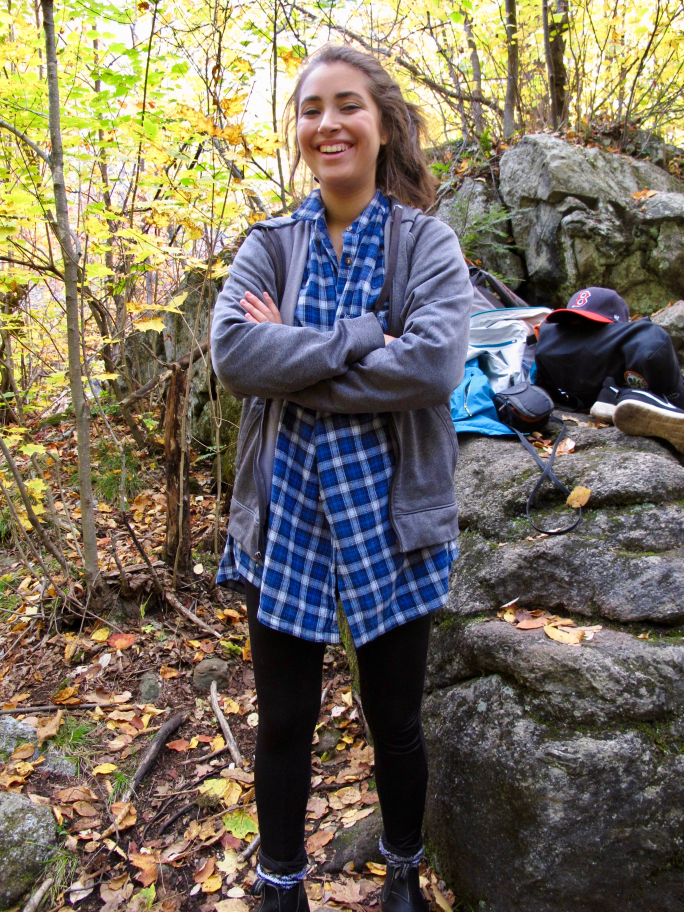
#> input picture Assignment2/images/Rebecca1.jpg, 2736 x 3648 px (shown at 1/4 size)
$ python FeatureMatching.py   (Python 2 division)
#> lines starting #> are read from the running program, lines starting #| are printed output that depends on the picture
### Assignment3/pictureLogger.py
'''
    This class is a tool that lets you see the history of images as you apply
    transformations to them.

    IT IS SO UNBELIEVABLY USEFUL FOR COMPUTER VISION IT CAN'T BE IGNORED

'''
import logging
from logging import FileHandler

import imutils
from vlogging import VisualRecord

LOGGING_ON = True


class imageLogger():
    '''
        Class that enables you to log images. To use this class just import it, instantiate it 'imageLogger()'\n
        and then use the il.log(image,**args)
    '''

    def __init__(self):
        url = "Logging.html"
        self.url = url
        self.logger = logging.getLogger(url)
        if LOGGING_ON:
            self.logger.setLevel(logging.DEBUG)
        else:
            self.logger.setLevel(logging.INFO)
        fh = FileHandler("Logging.html", mode="w")
        self.logger.addHandler(fh)

    def log(self, image, desc="no description", fmt="png", size=1600, title="Logging"):
        '''
        Takes as input a raw image and logs it to an html file for easy viewing
        'image':The raw image
        'desc':A description of the image (optional)
        'fmt':The format to output the image (optional)
        'size':The size to output the image to (optional)
        'title':The title of the image
        '''
        if LOGGING_ON:
            try:
                image = imutils.resize(image, width=size)
                self.logger.debug(VisualRecord(title, image, desc, fmt=fmt))
            except Exception as e:
                print (e)
                print ("catch")

    if __name__ == '__main__':
        print("logging")

### Assignment2/FeatureMatching.py
import cv2 as cv2
import numpy as np
import warnings

from Assignment3.pictureLogger import imageLogger

warnings.filterwarnings("ignore")

il = imageLogger()

DEBUG = True


def resizeImage(image, dbug=DEBUG):
    if dbug:
        image = cv2.resize(image, (480, 640))
        # image = cv2.resize(image, (120, 160))
        # image = cv2.resize(image, (1920, 2560))
    else:
        image = cv2.resize(image, (1920, 2560))
    return image


def match(im1, im2):
    """
    Will apply the sift feature matching algorithm to 2 images
    The majority of the algorithm / code has been taken from this source below
    CITATION: http://docs.opencv.org/trunk/dc/dc3/tutorial_py_matcher.html
    :param im1:
    :param im2:
    :return:
    """
    '''
        First thing to do is to get the sift features
    '''
    print ("Computing the sift feature descriptors...")
    sift_1, sift_2 = cv2.xfeatures2d.SIFT_create(), cv2.xfeatures2d.SIFT_create()
    kp1, des1 = sift_1.detectAndCompute(im1, None)
    kp2, des2 = sift_2.detectAndCompute(im2, None)

    print ("Use the BF matcher to find the good matches between images")
    bf = cv2.BFMatcher()
    matches = bf.knnMatch(des1, des2, k=2)

    print ("Pick the top 50 matches")
    bestMatches = []
    for m, n in matches:
        if m.distance < 0.75 * n.distance:
            bestMatches.append((m, n))

    # Sort the matches by distance
    bMatches = sorted(bestMatches, key=lambda x: x[1].distance, reverse=False)[:50]

    print "Draw the matches"
    newIm = cv2.drawMatchesKnn(im1, kp1, im2, kp2, bMatches, None, flags=2)
    il.log(newIm, "matches")


    print ("done")


def featureMatch():
    # First thing to do is import the image
    im1 = cv2.imread("./images/Rebecca1.jpg", 0)
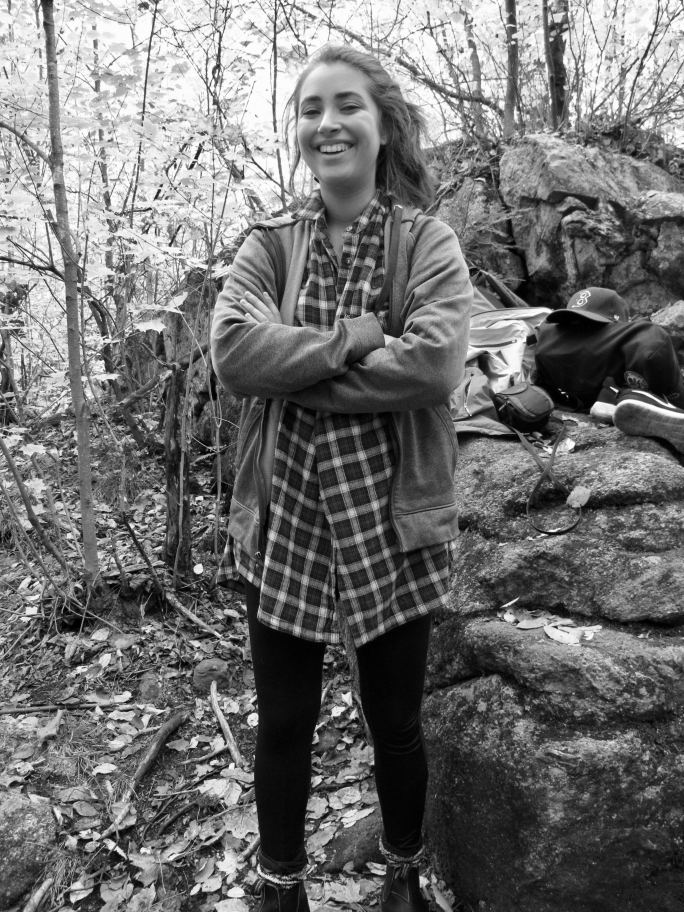
#> im1: shape (3648, 2736) (shown at 1/4 size); min 0, max 255, mean 111.5
    np.array(im1, dtype=np.uint8)

    im2 = cv2.imread("./images/Rebecca2.jpg", 0)
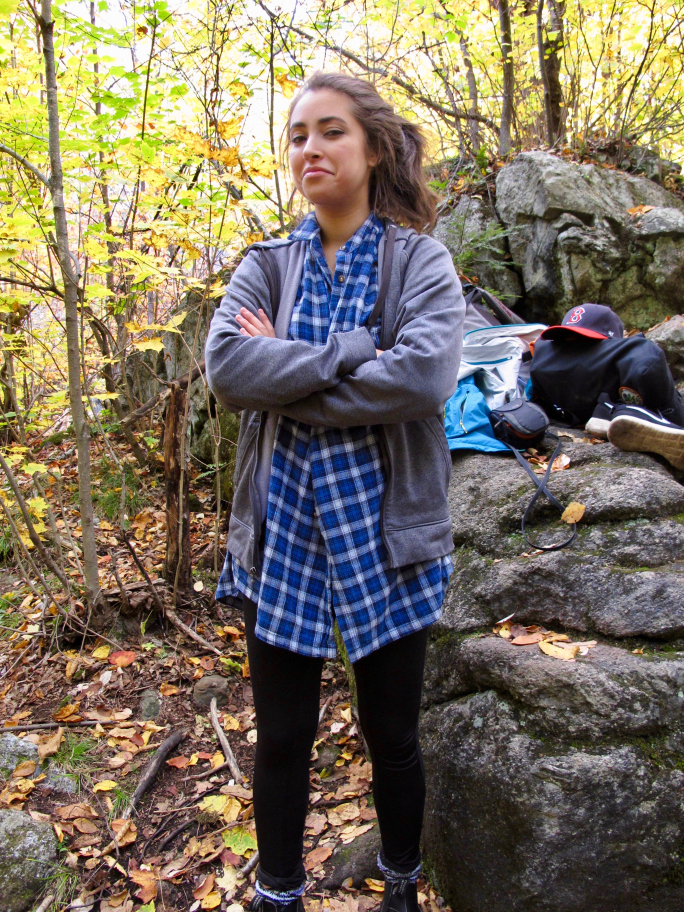
#> input picture Assignment2/images/Rebecca2.jpg, 2736 x 3648 px (shown at 1/4 size)
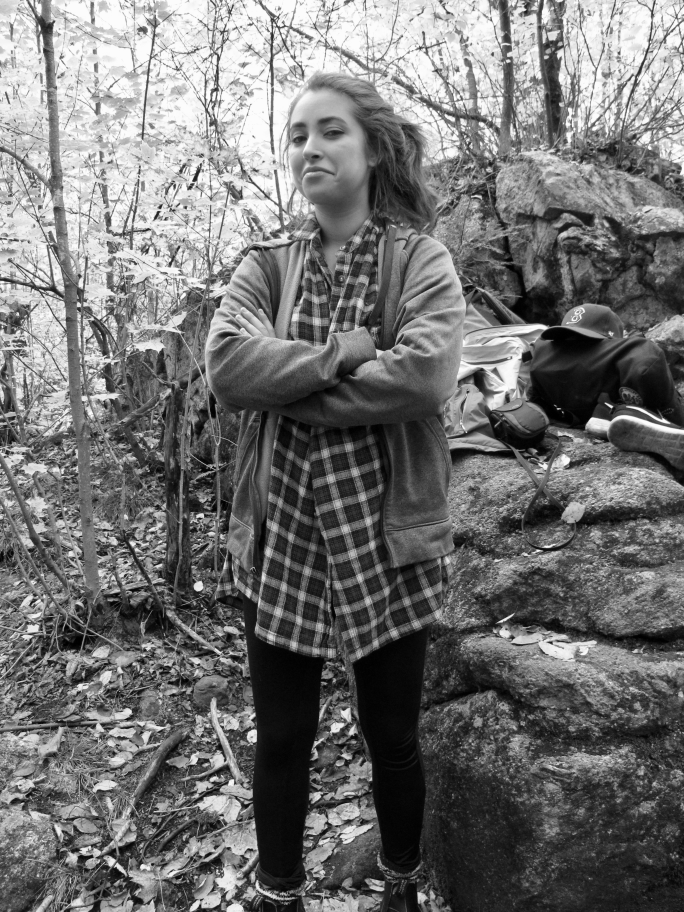
#> im2: shape (3648, 2736) (shown at 1/4 size); min 0, max 255, mean 113.5
    np.array(im2, dtype=np.uint8)

    # then resize the images
    im1 = resizeImage(im1)
#> in resizeImage, `image = cv2.resize(image, (480, 640))`:
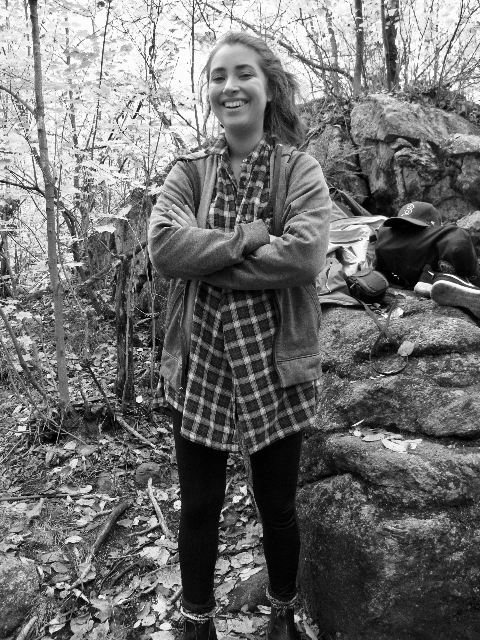
#> image: shape (640, 480); min 0, max 254, mean 111.4
    im2 = resizeImage(im2)
#> call 2 of resizeImage, with dbug = True
#> in resizeImage (call 2), `image = cv2.resize(image, (480, 640))`:
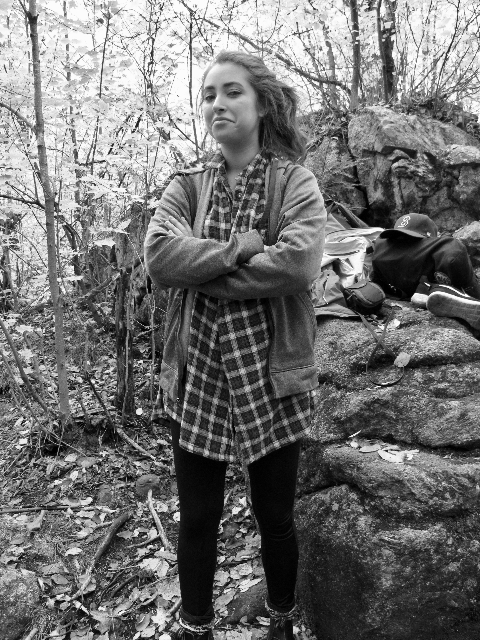
#> image: shape (640, 480); min 0, max 255, mean 113.4

    # Then do the feature matching
    match(im1, im2)
#> in match, `kp1, des1 = sift_1.detectAndCompute(im1, None)`: kp1 = 4967 keypoints; strongest (x, y, size): (422, 286, 7.7), (139, 399, 4.4), (385, 218, 2.9), (134, 117, 2.1)
#> in match, `kp2, des2 = sift_2.detectAndCompute(im2, None)`: kp2 = 4884 keypoints; strongest (x, y, size): (419, 297, 7.6), (139, 411, 4.4), (382, 230, 3.1), (137, 125, 2.5)
#> in match, `matches = bf.knnMatch(des1, des2, k=2)`: matches = 4967 matches
#> after the loop in match, `for m, n in matches:`: bestMatches = 1863 matches
#> in match, `bMatches = sorted(bestMatches, key=lambda x: x[1].distance, reverse=Fa..`: bMatches = 50 matches
#> in match, `newIm = cv2.drawMatchesKnn(im1, kp1, im2, kp2, bMatches, None, flags=2)`:
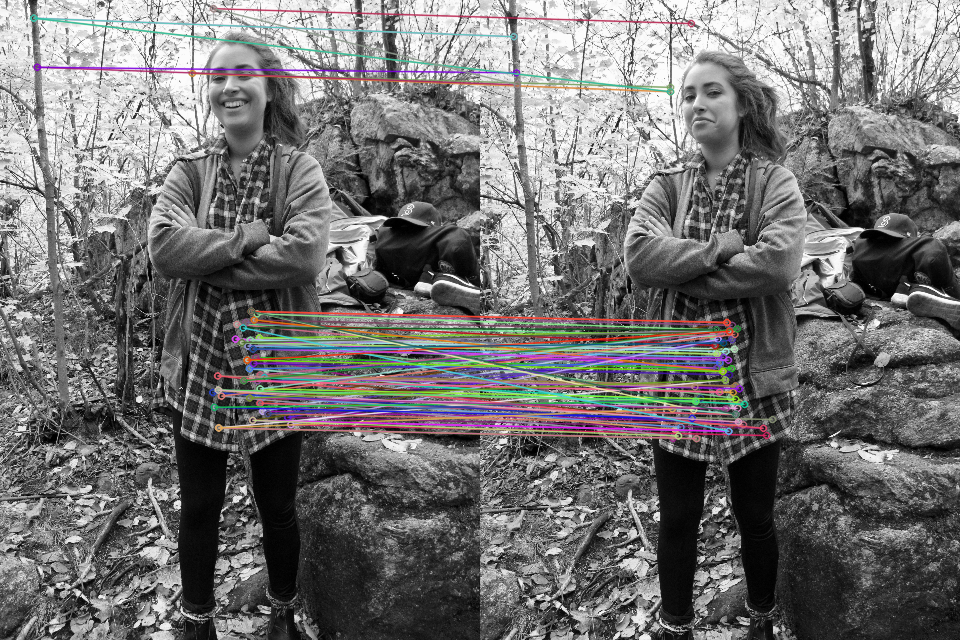
#> newIm: shape (640, 960, 3); mean of channels 0, 1, 2 114.5, 114.1, 115.3; drawn as B, G, R
#> in log, `image = imutils.resize(image, width=size)`:
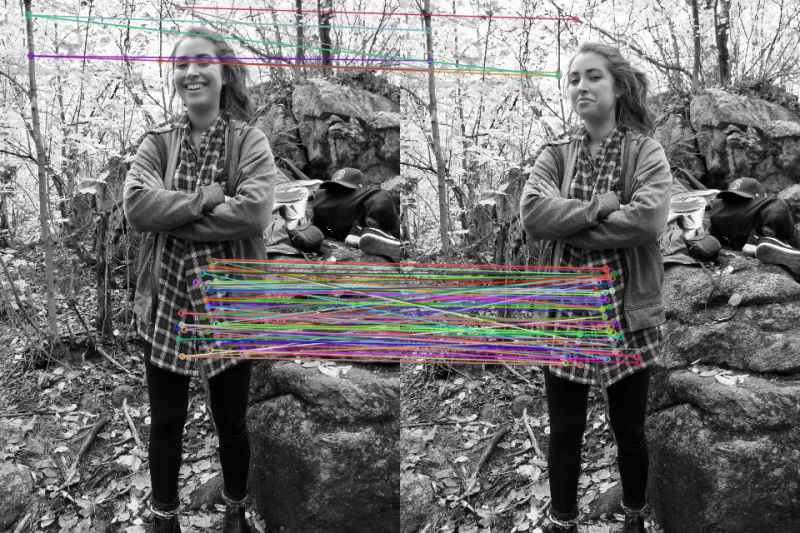
#> image: shape (1066, 1600, 3) (shown at 1/2 size); mean of channels 0, 1, 2 114.5, 114.1, 115.2; drawn as B, G, R


if __name__ == '__main__':
    featureMatch()
